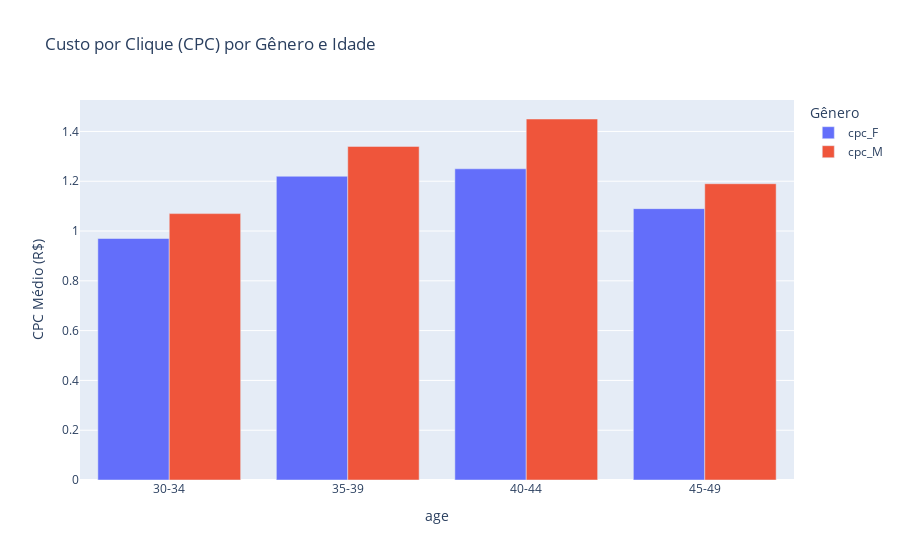
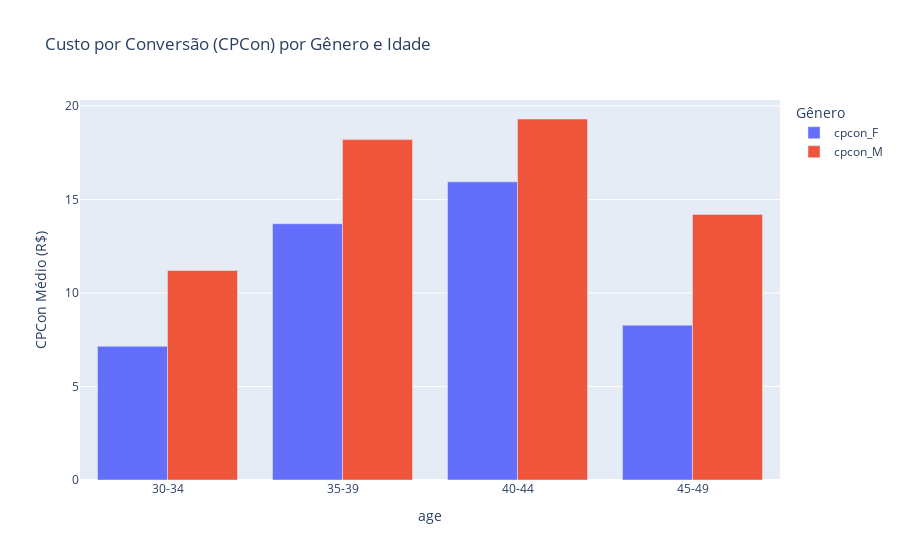

Source (notebook cell) for these figures, in order:
### Code cell
import plotly.express as px
import pandas as pd

# The code below is a mock-up to simulate your DataFrame's final state
resumo_completo_df = pd.DataFrame({
    'age': ['30-34', '35-39', '40-44', '45-49'],
    'cpc_F': [0.97, 1.22, 1.25, 1.09],
    'cpc_M': [1.07, 1.34, 1.45, 1.19],
    'cpcon_F': [7.15, 13.70, 15.94, 8.28],
    'cpcon_M': [11.2, 18.2, 19.3, 14.2]
})

# Now, create the two charts
fig_cpc = px.bar(
    resumo_completo_df,
    x="age",
    y=["cpc_F", "cpc_M"],  # Plot both columns on the Y-axis
    barmode="group",
    title="Custo por Clique (CPC) por Gênero e Idade",
    labels={'value': 'CPC Médio (R$)', 'variable': 'Gênero'},
    hover_data={'variable': False, 'value': True}
)

fig_cpcon = px.bar(
    resumo_completo_df,
    x="age",
    y=["cpcon_F", "cpcon_M"],  # Plot both columns on the Y-axis
    barmode="group",
    title="Custo por Conversão (CPCon) por Gênero e Idade",
    labels={'value': 'CPCon Médio (R$)', 'variable': 'Gênero'},
    hover_data={'variable': False, 'value': True}
)

# You can display both charts in your notebook
fig_cpc.show()
fig_cpcon.show()

### Figure 1 — Plotly figure (JSON) as saved in the notebook; plotly's stock layout.template omitted (floating-point values rounded to 4 significant figures)
{"data": [{"alignmentgroup": "True", "customdata": [["cpc_F"], ["cpc_F"], ["cpc_F"], ["cpc_F"]], "hovertemplate": "age=%{x}<br>CPC Médio (R$)=%{y}<extra></extra>", "legendgroup": "cpc_F", "marker": {"color": "#636efa", "pattern": {"shape": ""}}, "name": "cpc_F", "offsetgroup": "cpc_F", "orientation": "v", "showlegend": true, "textposition": "auto", "type": "bar", "x": ["30-34", "35-39", "40-44", "45-49"], "xaxis": "x", "y": [0.97, 1.22, 1.25, 1.09], "yaxis": "y"}, {"alignmentgroup": "True", "customdata": [["cpc_M"], ["cpc_M"], ["cpc_M"], ["cpc_M"]], "hovertemplate": "age=%{x}<br>CPC Médio (R$)=%{y}<extra></extra>", "legendgroup": "cpc_M", "marker": {"color": "#EF553B", "pattern": {"shape": ""}}, "name": "cpc_M", "offsetgroup": "cpc_M", "orientation": "v", "showlegend": true, "textposition": "auto", "type": "bar", "x": ["30-34", "35-39", "40-44", "45-49"], "xaxis": "x", "y": [1.07, 1.34, 1.45, 1.19], "yaxis": "y"}], "layout": {"barmode": "group", "legend": {"title": {"text": "Gênero"}, "tracegroupgap": 0}, "title": {"text": "Custo por Clique (CPC) por Gênero e Idade"}, "xaxis": {"anchor": "y", "domain": [0, 1], "title": {"text": "age"}}, "yaxis": {"anchor": "x", "domain": [0, 1], "title": {"text": "CPC Médio (R$)"}}}}

### Figure 2 — Plotly figure (JSON) as saved in the notebook; plotly's stock layout.template omitted (floating-point values rounded to 4 significant figures)
{"data": [{"alignmentgroup": "True", "customdata": [["cpcon_F"], ["cpcon_F"], ["cpcon_F"], ["cpcon_F"]], "hovertemplate": "age=%{x}<br>CPCon Médio (R$)=%{y}<extra></extra>", "legendgroup": "cpcon_F", "marker": {"color": "#636efa", "pattern": {"shape": ""}}, "name": "cpcon_F", "offsetgroup": "cpcon_F", "orientation": "v", "showlegend": true, "textposition": "auto", "type": "bar", "x": ["30-34", "35-39", "40-44", "45-49"], "xaxis": "x", "y": [7.15, 13.7, 15.94, 8.28], "yaxis": "y"}, {"alignmentgroup": "True", "customdata": [["cpcon_M"], ["cpcon_M"], ["cpcon_M"], ["cpcon_M"]], "hovertemplate": "age=%{x}<br>CPCon Médio (R$)=%{y}<extra></extra>", "legendgroup": "cpcon_M", "marker": {"color": "#EF553B", "pattern": {"shape": ""}}, "name": "cpcon_M", "offsetgroup": "cpcon_M", "orientation": "v", "showlegend": true, "textposition": "auto", "type": "bar", "x": ["30-34", "35-39", "40-44", "45-49"], "xaxis": "x", "y": [11.2, 18.2, 19.3, 14.2], "yaxis": "y"}], "layout": {"barmode": "group", "legend": {"title": {"text": "Gênero"}, "tracegroupgap": 0}, "title": {"text": "Custo por Conversão (CPCon) por Gênero e Idade"}, "xaxis": {"anchor": "y", "domain": [0, 1], "title": {"text": "age"}}, "yaxis": {"anchor": "x", "domain": [0, 1], "title": {"text": "CPCon Médio (R$)"}}}}
